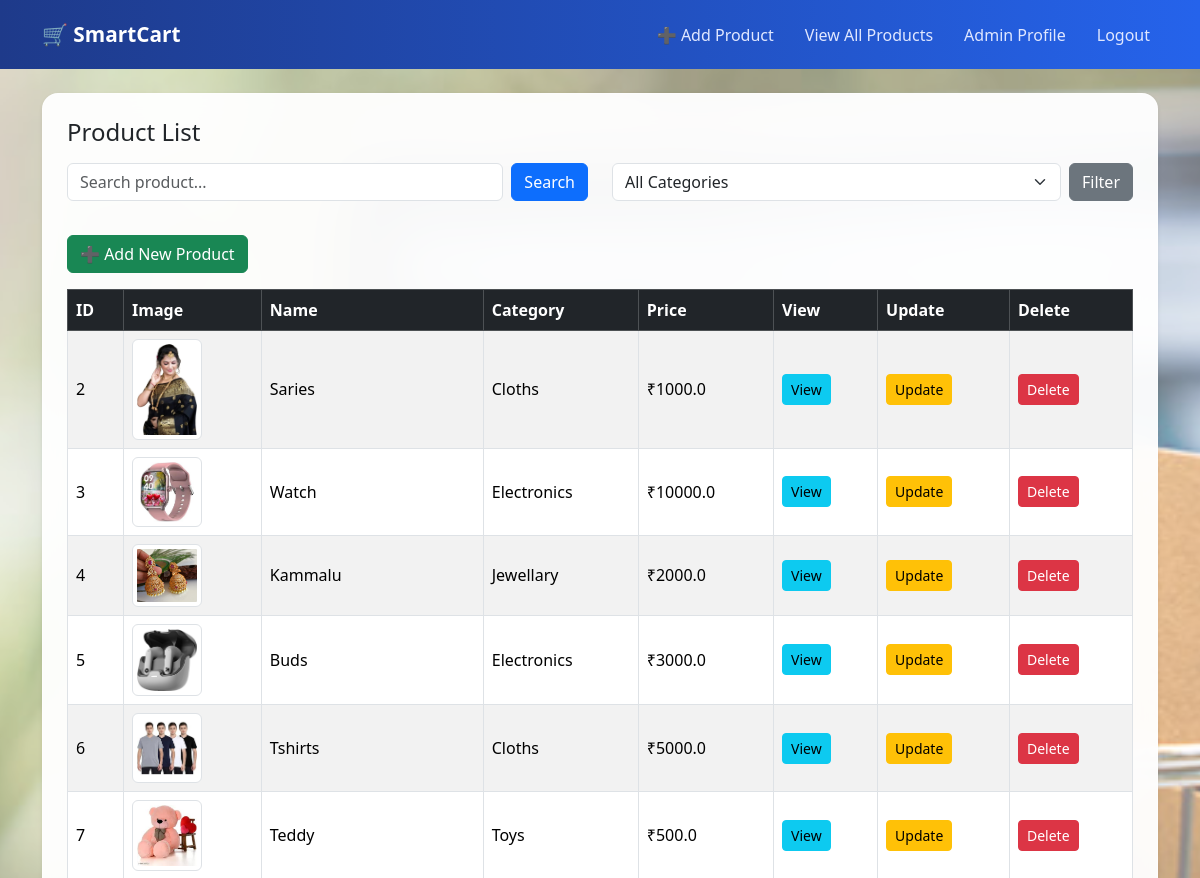
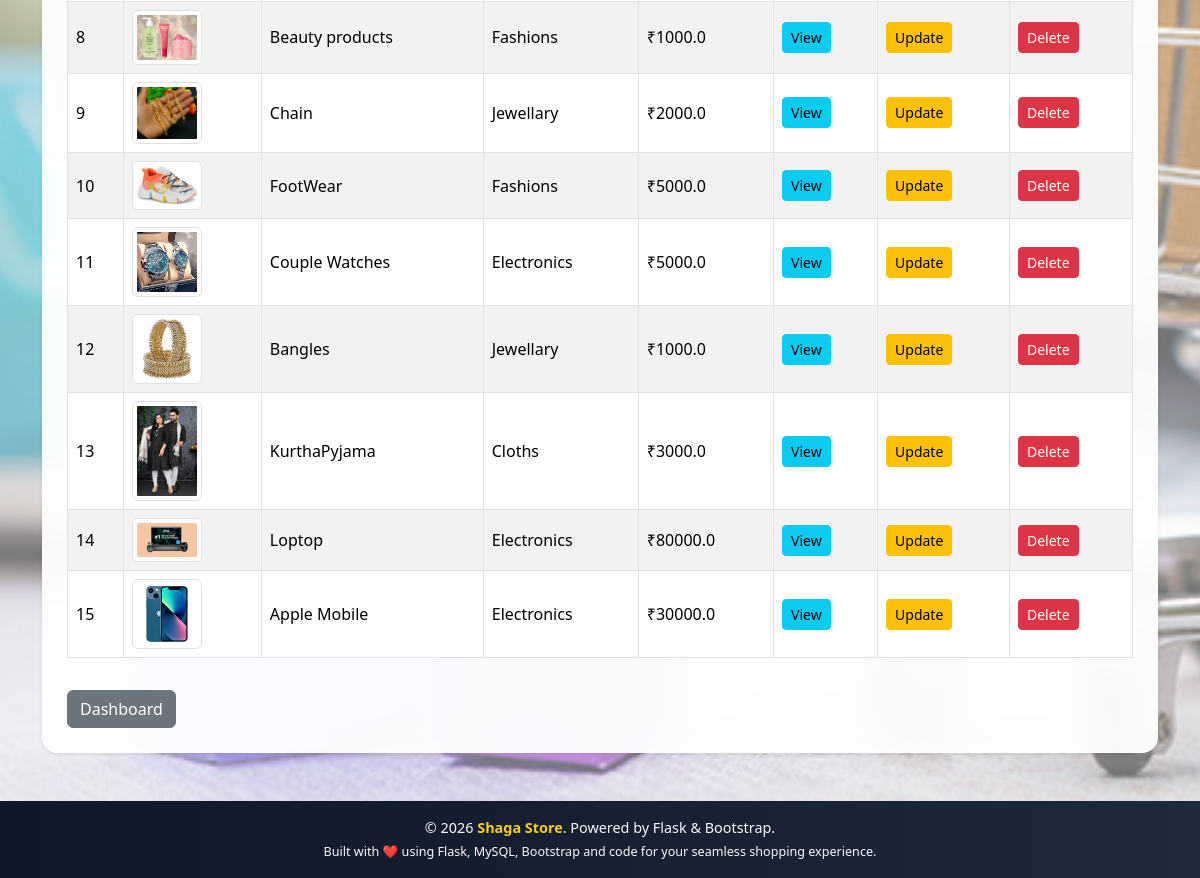
/admin/item-list (signed in), run on the app's committed database (2 pictures, top to bottom).
### tables this page shows
CREATE TABLE products (
    product_id INTEGER PRIMARY KEY AUTOINCREMENT,
    name TEXT,
    description TEXT,
    category TEXT,
    price REAL,
    image TEXT,
    admin_id INTEGER
);

### app.py (the view)
@app.route('/admin/item-list')
def item_list():
    if 'admin_id' not in session:
        flash("Please login first!", "danger")
        return redirect('/admin-login')
    search = request.args.get('search', '')
    category_filter = request.args.get('category', '')
    conn = get_db_connection()
    cursor = conn.cursor()
    cursor.execute("SELECT DISTINCT category FROM products")
    categories = cursor.fetchall()
    query = "SELECT * FROM products WHERE admin_id=?"
    params = [session['admin_id']]
    if search:
        query += " AND name LIKE ?"
        params.append("%" + search + "%")
    if category_filter:
        query += " AND category = ?"
        params.append(category_filter)
    cursor.execute(query, params)
    products = cursor.fetchall()
    cursor.close()
    conn.close()
    return render_template(
        "admin/item_list.html",
        products=products,
        categories=categories
    )

### app.py (called while the page is built)
def get_db_connection():
    conn = sqlite3.connect("smartcart.db")
    conn.row_factory = sqlite3.Row   # dictionary=True replacement
    return conn

### templates/admin/item_list.html (shortened to what this page needs)
{% extends 'base.html' %}
{% block content %}
<div class="row justify-content-center">
  <div class="col-md-12">
    <div class="card shadow-sm">
      <div class="card-body p-4">
        <h4 class="mb-3">Product List</h4>
        <div class="row mb-4">
          <div class="col-md-6">
            <form method="GET" action="/admin/item-list" class="d-flex">
              <input
                type="text"
                name="search"
                class="form-control me-2"
                placeholder="Search product..."
                value="{{ request.args.get('search', '') }}">
              <button class="btn btn-primary">Search</button>
            </form>
          </div>
<br><br>
          <div class="col-md-6">
            <form method="GET" action="/admin/item-list" class="d-flex">
              <select name="category" class="form-select me-2">
                <option value="">All Categories</option>
              </select>
              <button class="btn btn-secondary">Filter</button>
            </form>
          </div>
        </div>
        <a href="/admin/add-item" class="btn btn-success mb-3">
          ➕ Add New Product
        </a>
        <div class="table-responsive">
          <table class="table table-bordered table-striped align-middle">
            <thead class="table-dark">
              <tr>
                <th>ID</th>
                <th>Image</th>
                <th>Name</th>
                <th>Category</th>
                <th>Price</th>
                <th>View</th>
                <th>Update</th>
                <th>Delete</th>
              </tr>
            </thead>
            <tbody>
              {% for product in products %}
              <tr>
                <td>{{ product.product_id }}</td>
                <td>
                  <img
                    src="/static/uploads/product_images/{{ product.image }}"
                    class="img-thumbnail"
                    width="70" height="70">
                </td>
                <td>{{ product.name }}</td>
                <td>{{ product.category }}</td>
                <td>₹{{ product.price }}</td>
                <td>
                  <a href="/admin/view-item/{{ product.product_id }}"
                     class="btn btn-info btn-sm">
                    View
                  </a>
                </td>
                <td>
                  <a href="/admin/update-item/{{ product.product_id }}"
                     class="btn btn-warning btn-sm">
                    Update
                  </a>
                </td>
                <td>
                  <a href="/admin/delete-item/{{ product.product_id }}"
                     class="btn btn-danger btn-sm"
                     onclick="return confirm('Are you sure you want to delete this product?');">
                    Delete
                  </a>
                </td>
              </tr>
              {% endfor %}
            </tbody>
          </table>
        </div>
        <a href="/admin-dashboard" class="btn btn-secondary mt-3">
          Dashboard
        </a>
      </div>
    </div>
  </div>
</div>
{% endblock %}

### static/style.css (style rules this page uses)
body { margin: 0; font-family: 'Segoe UI', Tahoma, sans-serif; background: linear-gradient( 135deg, rgba(99, 102, 241, 0.45), rgba(56, 189, 248, 0.45), rgba(34, 197, 94, 0.45) ); background-image: url("./bg.jpg"); background-size: cover; background-position: center; background-repeat: no-repeat; background-attachment: fixed; min-height: 100vh; }
.card { background: rgba(255, 255, 255, 0.9); backdrop-filter: blur(14px); -webkit-backdrop-filter: blur(14px); border-radius: 16px; border: 1px solid rgba(255, 255, 255, 0.5); box-shadow: 0 20px 40px rgba(0,0,0,0.18); }
body { background-image: url("./bg.jpg"); background-size: cover; background-position: center; background-repeat: no-repeat; background-attachment: fixed; }
.card { background: rgba(255, 255, 255, 0.95); }

### data on the page
products: product_id "2", image (picture), name "Saries", category "Cloths", price "1000.0"
products: product_id "3", image (picture), name "Watch", category "Electronics", price "10000.0"
products: product_id "4", image (picture), name "Kammalu", category "Jewellary", price "2000.0"
products: product_id "5", image (picture), name "Buds", category "Electronics", price "3000.0"
products: product_id "6", image (picture), name "Tshirts", category "Cloths", price "5000.0"
products: product_id "7", image (picture), name "Teddy", category "Toys", price "500.0"
products: product_id "8", image (picture), name "Beauty products", category "Fashions", price "1000.0"
products: product_id "9", image (picture), name "Chain", category "Jewellary", price "2000.0"
products: product_id "10", image (picture), name "FootWear", category "Fashions", price "5000.0"
products: product_id "11", image (picture), name "Couple Watches", category "Electronics", price "5000.0"
products: product_id "12", image (picture), name "Bangles", category "Jewellary", price "1000.0"
products: product_id "13", image (picture), name "KurthaPyjama", category "Cloths", price "3000.0"
products: product_id "14", image (picture), name "Loptop", category "Electronics", price "80000.0"
products: product_id "15", image (picture), name "Apple Mobile", category "Electronics", price "30000.0"
